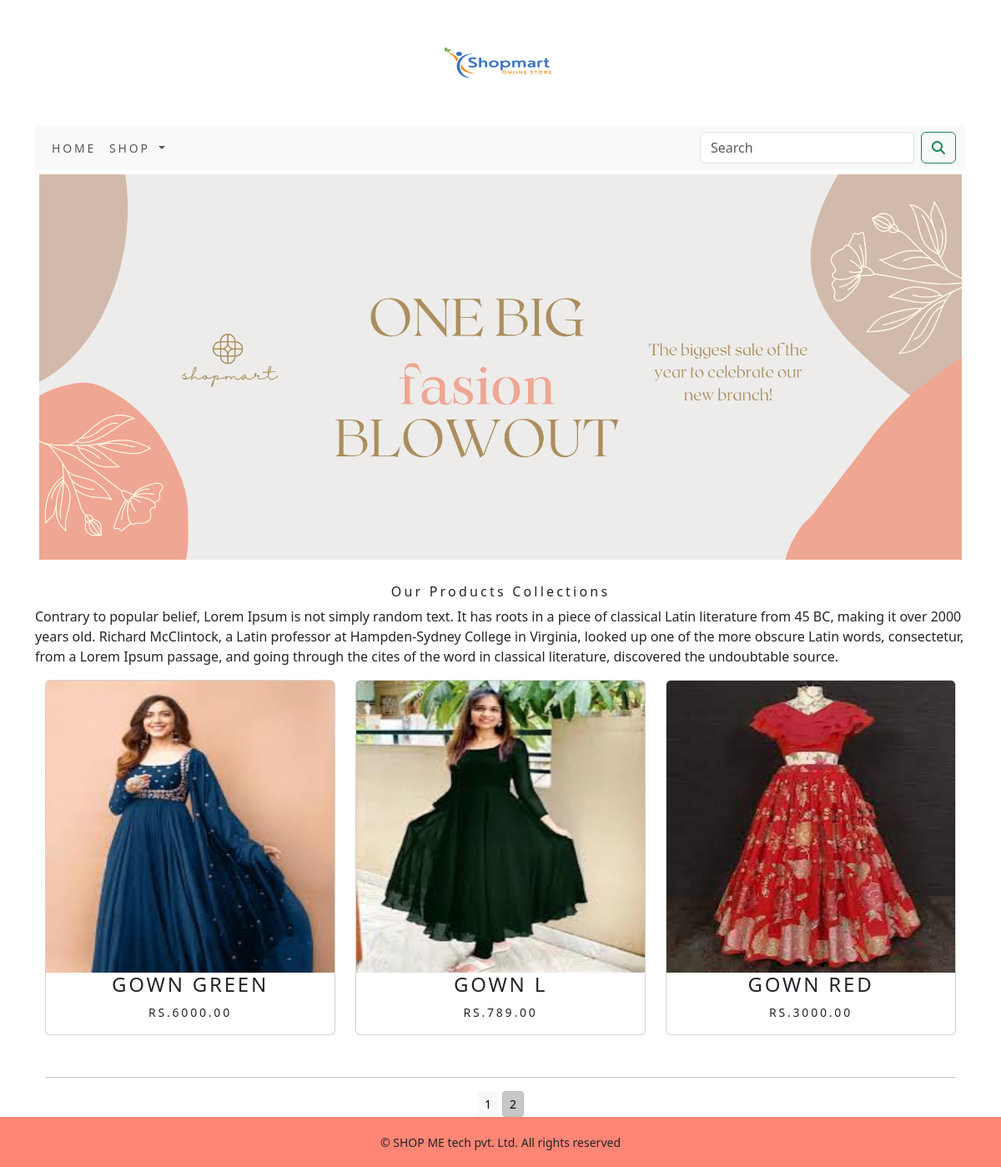
Screenshot of /shop/?page=2 with the database file from the repository.
### shop/models.py (models this page shows, shortened)
class Product(models.Model):
    name = models.CharField(max_length=250,unique=True)
    slug = models.SlugField(max_length=250,unique=True)
    description = models.TextField(blank=True)
    price = models.DecimalField(max_digits=10,decimal_places=2)
    category = models.ForeignKey(Category,on_delete=models.CASCADE)
    image = models.ImageField(upload_to='product',blank=True)
    stock = models.IntegerField()
    available = models.BooleanField(default=True)
    created = models.DateTimeField(auto_now_add=True)
    updated = models.DateTimeField(auto_now=True)
    class Meta:
        ordering = ('name',)
        verbose_name = 'product'
        verbose_name_plural ='products'
    def get_url(self):
        return reverse('shop:prodCatdetail',args=[self.category.slug,self.slug])

### shop/views.py (the view)
# urls.py: path('',views.allProductCat,name='allProductCat'),
def allProductCat(request,c_slug=None):
    c_page = None
    products_list = None
    if c_slug != None:
        c_page = get_object_or_404(Category,slug=c_slug)
        products_list = Product.objects.all().filter(category = c_page,available = True)
    else:
        products_list = Product.objects.all().filter(available = True)
    paginator = Paginator(products_list,6)
    try:
        page = int(request.GET.get('page','1'))
    except:
        page = 1
    try:
        products = paginator.page(page)
    except (EmptyPage,InvalidPage):
        products = paginator.page(paginator.num_pages)
    return render(request,"category.html",{'category':c_page,'products':products})

### cart/context_processors.py (called while the page is built)
def counter(request):
    item_count = 0
    if 'admin' in request.path:
        return {}
    else:
        try:
            cart = Cart.objects.filter(cart_id=_cart_id(request))
            cart_items = CartItem.objects.all().filter(cart=cart[:1])
            for cart_item in cart_items:
                item_count += cart_item.quantity
        except Cart.DoesNotExist:
            item_count = 0
    return dict(item_count=item_count)

### cart/views.py (called while the page is built)
def _cart_id(request):
    cart = request.session.session_key
    if not cart:
        cart = request.session.create()
    return cart

### shop/context_processors.py (called while the page is built)
def menu_links(request):
    links = Category.objects.all()
    return dict(links=links)

### shop/models.py (called while the page is built)
    def get_url(self):
        return reverse('shop:products_by_category',args=[self.slug])

### templates/category.html (shortened to what this page needs)
{% extends 'base.html' %}
{% load static %}
{% block contend %}
            {% if category %}
                <img  src="{{category.image.url}}" alt="{{category.name}}" width="300px" height="350px">
        </div><br>
    <div>
        <h1 class="text-center my_title">{{ category.name }}</h1>
        <p class="text-justify">{{ category.description }}</p>
        {% else %}
    <div>
            <img class="my_image my_image_padding" src="{% static 'img/banner.png' %}" alt="Our Products" width="1350" height="300">
    </div><br>
    <div>
        <h1 class="text-center my_title">Our Products Collections </h1>
        <p class="text-justify">Contrary to popular belief, Lorem Ipsum is not simply random text. It has roots in a piece of classical Latin literature from 45 BC, making it over 2000 years old. Richard McClintock, a Latin professor at Hampden-Sydney College in Virginia, looked up one of the more obscure Latin words, consectetur, from a Lorem Ipsum passage, and going through the cites of the word in classical literature, discovered the undoubtable source.</p>
    </div>
        {% endif %}
    <div class="container">
        <div class="row mx_auto">
            {% for product in products %}
            <div class="my_bottom_margin col-9 col-sm-12 col-md-4 col-lg-4">
                <div class="card text-center" style="min-width: 18rem;">
                    <a href="{{product.get_url}}"><img class="card-img-top" src="{{product.image.url}}" alt="{{product.name}}" width="300px" height="350px"></a>
                    <div class="nav-item">
                        <h4>{{product.name}}</h4>
                        <p>Rs.{{product.price}}</p>
                    </div>
                </div><br>
            </div>
            {% endfor %}
            <div class="mx_auto">
                {% if products.paginator.num_pages > 1 %}
                <hr>
                <div class="text-center">
                    {% for pg in products.paginator.page_range %}
                        <a href="?page={{pg}}" class="btn btn-light btn-sm {% if products.number == pg %} active {% endif %}">{{pg}}</a>
                    {% endfor %}
                </div>
                {% endif %}
            </div>
        </div>
    </div>
{% endblock %}

### static/css/custom.css (style rules this page uses)
.nav-item { letter-spacing: .2em; font-size: 14px; text-transform: uppercase; }
.my_image { width:100%; height:auto; }
.my_title { font-size:16px; text_transform:uppercase; letter-spacing:.2em; }
.my_image_padding { padding:5px; }
.my_bottom_margin { margin-bottom: 10px; }

### rows the page displays
Product: image (picture), name "GOWN GREEN", price "6000.00"
Product: image (picture), name "GOWN L", price "789.00"
Product: image (picture), name "GOWN RED", price "3000.00"

### other values shown
{{ pg }} "1" "2"
